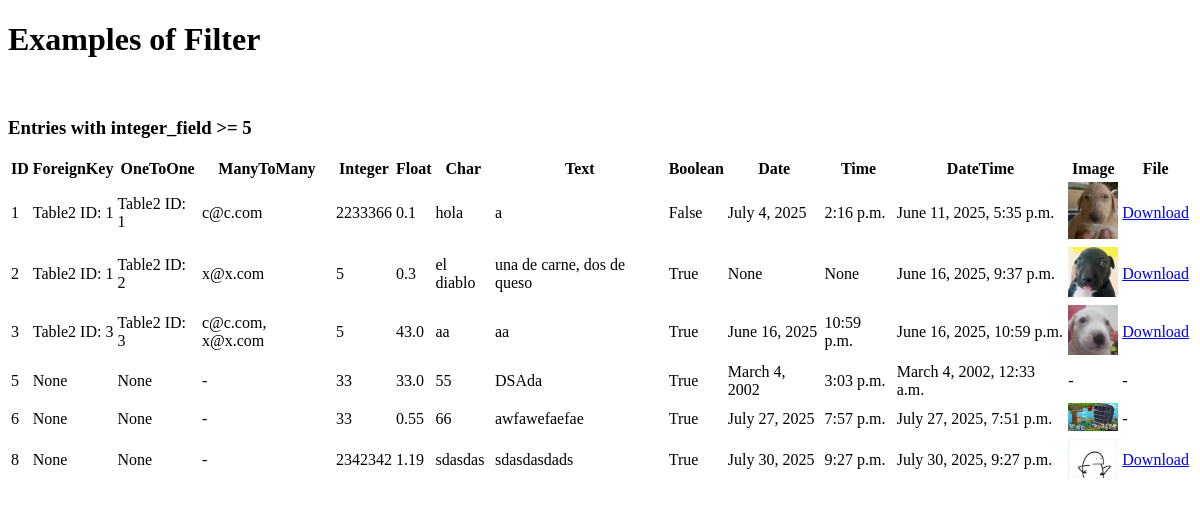
Page /filter_example on the earlier database version.
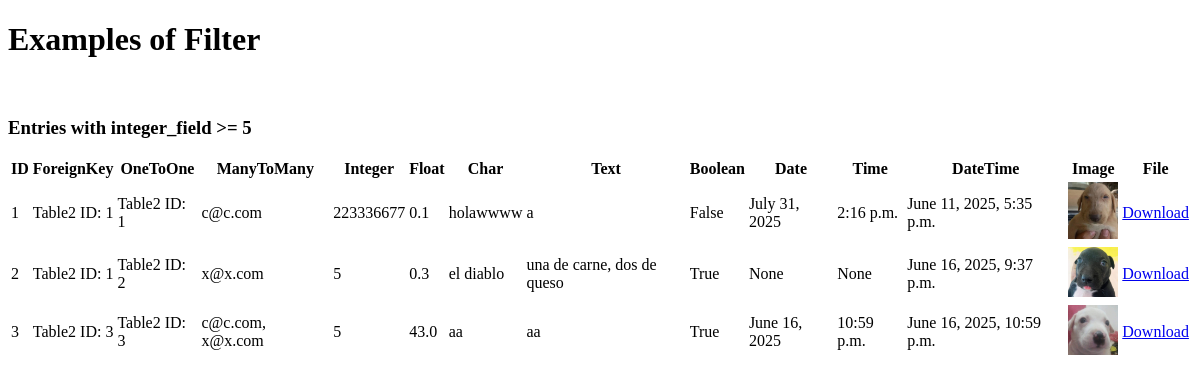
Same page on the later database version.
### rest_basic/models.py (models this page shows, shortened)
class Table1(models.Model):
    foreign_key = models.ForeignKey(Table2, on_delete=models.CASCADE, related_name='table1_foreign', null=True, blank=True)
    one_to_one = models.OneToOneField(Table2, on_delete=models.CASCADE, related_name='table1_one', null=True, blank=True)
    many_to_many = models.ManyToManyField(Table3, related_name='table1_many', blank=True)
    integer_field = models.IntegerField(null=True, blank=True)      # Integer value (optional)
    float_field = models.FloatField(null=True, blank=True)          # Floating point number
    char_field = models.CharField(max_length=15)                    # Short text with max length
    text_field= models.TextField(blank=True)                        # Long text (optional)
    boolean_field = models.BooleanField(default=False)              # True or False
    date_field = models.DateField(null=True, blank=True)           # Date only
    time_field = models.TimeField(null=True, blank=True)           # Time only
    datetime_field = models.DateTimeField(null=True, blank=True)   # Full date and time
    image_field = models.ImageField(upload_to='images/', null=True, blank=True)  # For image files
    file_field = models.FileField(upload_to='files/', null=True, blank=True)     # For general files

class Table2(models.Model):
    CHOICES = (
        (1, 'option1'),
        (2, 'option2'),
    )
    positive_small_int = models.PositiveSmallIntegerField(choices=CHOICES, default=1)
    def __str__(self):
        return f"Table2 ID: {self.id}"

class Table3(models.Model):
    duration_field = models.DurationField()
    email_field = models.EmailField(max_length=254, unique=True)

### rest_basic/views.py (the view)
# urls.py: path('filter_example', views.filter_example, name='filter_example'),
def filter_example(request):
    filtered_data = Table1.objects.filter(integer_field__gte=5)  # Example filter
    filtered_data_1 = Table1.objects.filter(integer_field=1)
    return render(request, 'queries.html', {
        'type': 'Filter',
        'query1_name': 'Entries with integer_field >= 5',
        'query2_name': 'Entries with integer_field = 1',
        'query1': filtered_data,
        'query2': filtered_data_1
    })

### rest_basic/templates/queries.html (shortened to what this page needs)
{% extends "base.html" %}
{% block body %}
<h1>Examples of {{ type }}</h1>
<br>
<h3>{{ query1_name }}</h3>
<table>
    <thead>
        <tr>
            <th>ID</th>
            <th>ForeignKey</th>
            <th>OneToOne</th>
            <th>ManyToMany</th>
            <th>Integer</th>
            <th>Float</th>
            <th>Char</th>
            <th>Text</th>
            <th>Boolean</th>
            <th>Date</th>
            <th>Time</th>
            <th>DateTime</th>
            <th>Image</th>
            <th>File</th>
        </tr>
    </thead>
    <tbody>
        {% for entry in query1 %}
         <tr>
            <td>{{ entry.id }}</td>
            <td>{{ entry.foreign_key }}</td>
            <td>{{ entry.one_to_one }}</td>
            <td>
                {% for m in entry.many_to_many.all %}
                    {{ m.email_field }}{% if not forloop.last %}, {% endif %}
                {% empty %}
                    -
                {% endfor %}
            </td>
            <td>{{ entry.integer_field }}</td>
            <td>{{ entry.float_field }}</td>
            <td>{{ entry.char_field }}</td>
            <td>{{ entry.text_field|default:"-" }}</td>
            <td>{{ entry.boolean_field }}</td>
            <td>{{ entry.date_field }}</td>
            <td>{{ entry.time_field }}</td>
            <td>{{ entry.datetime_field }}</td>
            <td>
                {% if entry.image_field %}
                    <img src="{{ entry.image_field.url }}" alt="img" width="50">
                {% else %}
                    -
                {% endif %}
            </td>
            <td>
                {% if entry.file_field %}
                    <a href="{{ entry.file_field.url }}">Download</a>
                {% else %}
                    -
                {% endif %}
            </td>
        </tr>
        {% empty %}
        <tr><td colspan="6">Table1 is empty</td></tr>
        {% endfor %}
    </tbody>
</table>
<br>
{% endblock %}

Differences in the rows shown:
removed Table1: id "5", foreign_key "None", one_to_one "None", integer_field "33", float_field "33.0", char_field "55", text_field "DSAda", boolean_field "True", date_field "March 4, 2002", time_field "3:03 p.m.", datetime_field "March 4, 2002, 12:33 a.m."
removed Table1: id "6", foreign_key "None", one_to_one "None", integer_field "33", float_field "0.55", char_field "66", text_field "awfawefaefae", boolean_field "True", date_field "July 27, 2025", time_field "7:57 p.m.", datetime_field "July 27, 2025, 7:51 p.m.", image_field (picture)
removed Table1: id "8", foreign_key "None", one_to_one "None", integer_field "2342342", float_field "1.19", char_field "sdasdas", text_field "sdasdasdads", boolean_field "True", date_field "July 30, 2025", time_field "9:27 p.m.", datetime_field "July 30, 2025, 9:27 p.m.", image_field (picture)
changed Table1 "False": integer_field "2233366" → "223336677"; char_field "hola" → "holawwww"; date_field "July 4, 2025" → "July 31, 2025"
